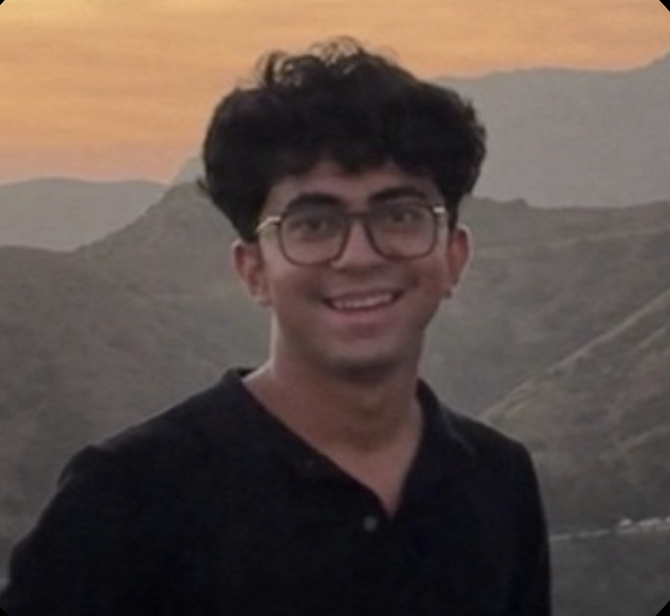
#> input picture backend/data/targets/photos/target_85d0d2f1_0.png, 670 x 616 px; its folder holds only this picture in this run
$ python -i image_processor.py   (imports and definitions only)
#> lines starting #> are read from the running program, lines starting #| are printed output that depends on the picture
### backend/core/logger.py
"""
Colored logging system with emoji support for Grok-Pilot.
Provides beautiful, easy-to-read console output.
"""

import logging
import sys
from datetime import datetime
from typing import Optional
from colorama import Fore, Back, Style, init

# Initialize colorama for cross-platform color support
init(autoreset=True)


# Custom log level for success messages
SUCCESS = 25
logging.addLevelName(SUCCESS, 'SUCCESS')


class ColoredFormatter(logging.Formatter):
    """Custom formatter that adds colors and emojis to log messages."""

    # Emoji mapping for log levels
    EMOJIS = {
        'DEBUG': '🔵',
        'INFO': '🚀',
        'SUCCESS': '✅',
        'WARNING': '⚠️',
        'ERROR': '❌',
        'CRITICAL': '🛑'
    }

    # Color mapping for log levels
    COLORS = {
        'DEBUG': Fore.CYAN,
        'INFO': Fore.WHITE,
        'SUCCESS': Fore.GREEN,
        'WARNING': Fore.YELLOW,
        'ERROR': Fore.RED,
        'CRITICAL': Fore.RED + Back.WHITE
    }

    # [47 lines left out: functions __init__, format, not called in this run]


class GrokPilotLogger(logging.Logger):
    """Custom logger with success level."""

    # [11 lines left out: function success, not called in this run]


# Register custom logger class
logging.setLoggerClass(GrokPilotLogger)


# Global logger registry
_loggers: dict[str, logging.Logger] = {}


# [40 lines left out: function setup_logging, not called in this run]


def get_logger(name: str) -> GrokPilotLogger:
    """
    Get a logger instance for a specific module.

    Args:
        name: The name of the module/component

    Returns:
        Logger instance
    """
#> further down, picture is the input picture: shape (616, 670, 3); mean B, G, R 73, 79.7, 94.1
    if name not in _loggers:
        _loggers[name] = logging.getLogger(name)

    return _loggers[name]

### backend/core/image_processor.py
"""
Image processing utilities for cropping, enhancement, and face extraction.
Async-capable for parallel processing.
"""

import cv2
import numpy as np
from typing import Optional, Dict, Tuple, List
from concurrent.futures import ThreadPoolExecutor
import threading
from pathlib import Path

from core.logger import get_logger

log = get_logger('image_processor')


class ImageProcessor:
    """
    Process and enhance captured images.
    Supports cropping, face region extraction, and image enhancement.
    Thread-safe with parallel processing support.
    """

    def __init__(self, max_workers: int = 2):
        self.executor = ThreadPoolExecutor(max_workers=max_workers)
        self._lock = threading.Lock()

    # [83 lines left out: functions extract_region, extract_face_region, not called in this run]

    def enhance_image(self, image: np.ndarray) -> np.ndarray:
        """
        Enhance image quality with denoising, sharpening, and contrast.

        Args:
            image: Input image (BGR)

        Returns:
            Enhanced image
        """
        try:
            if image is None or image.size == 0:
                return image

            # Denoise (light)
            denoised = cv2.fastNlMeansDenoisingColored(
                image, None,
                h=5,  # Filter strength
                hColor=5,
                templateWindowSize=7,
                searchWindowSize=21
            )

            # Sharpen
            kernel = np.array([
                [0, -0.5, 0],
                [-0.5, 3, -0.5],
                [0, -0.5, 0]
            ])
            sharpened = cv2.filter2D(denoised, -1, kernel)

            # Enhance contrast using CLAHE on L channel
            lab = cv2.cvtColor(sharpened, cv2.COLOR_BGR2LAB)
#> lab: shape (616, 670, 3); mean of channels 0, 1, 2 86.7, 132.8, 133.8
            l, a, b = cv2.split(lab)
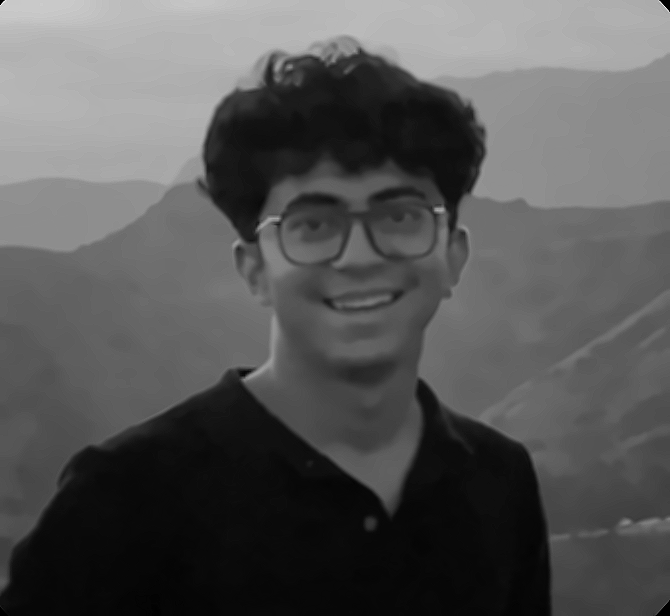
#> l: shape (616, 670); min 0, max 253, mean 86.7
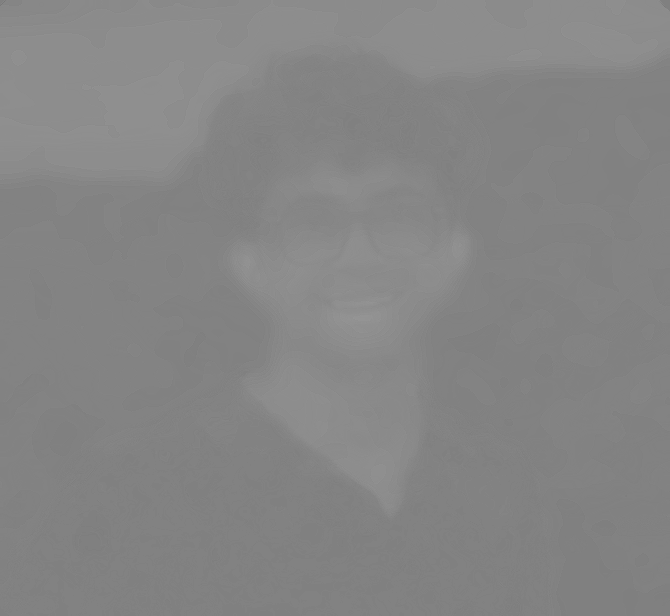
#> a: shape (616, 670); min 118, max 150, mean 132.8

            clahe = cv2.createCLAHE(clipLimit=2.0, tileGridSize=(8, 8))
            l = clahe.apply(l)
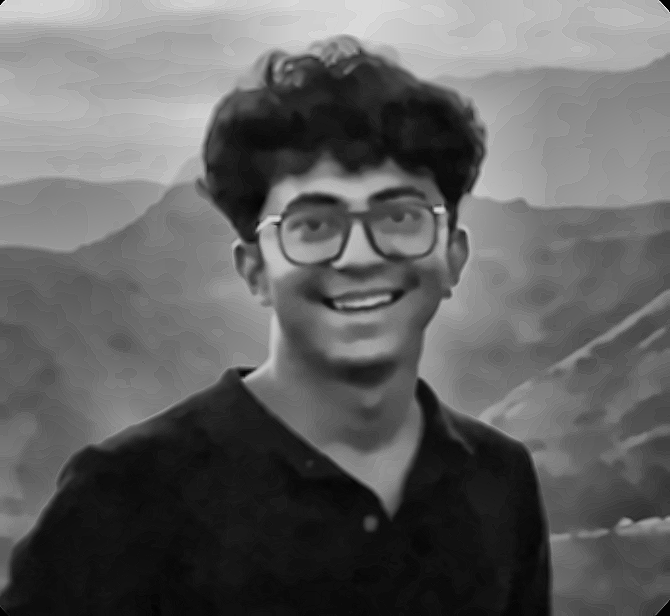
#> l: shape (616, 670); min 1, max 254, mean 97.9

            enhanced = cv2.merge([l, a, b])
#> enhanced: shape (616, 670, 3); mean of channels 0, 1, 2 97.9, 132.8, 133.8
            enhanced = cv2.cvtColor(enhanced, cv2.COLOR_LAB2BGR)
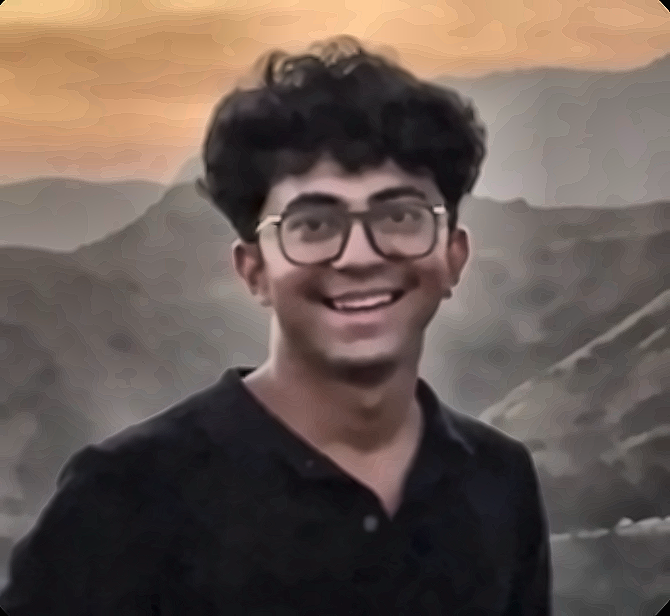
#> enhanced: shape (616, 670, 3); mean B, G, R 83, 90.2, 104.9

            return enhanced

        except Exception as e:
            log.error(f"Error enhancing image: {e}")
            return image

    # [212 lines left out: functions create_thumbnail, annotate_frame, estimate_bbox_from_position, save_image, process_async, not called in this run]

    def shutdown(self):
        """Shutdown the thread pool."""
        self.executor.shutdown(wait=False)


# Singleton instance
_processor_instance: Optional[ImageProcessor] = None
_processor_lock = threading.Lock()


# [7 lines left out: function get_image_processor, not called in this run]

>>> import cv2
>>> picture = cv2.imread('../data/targets/photos/target_85d0d2f1_0.png')
>>> result = ImageProcessor().enhance_image(picture)
